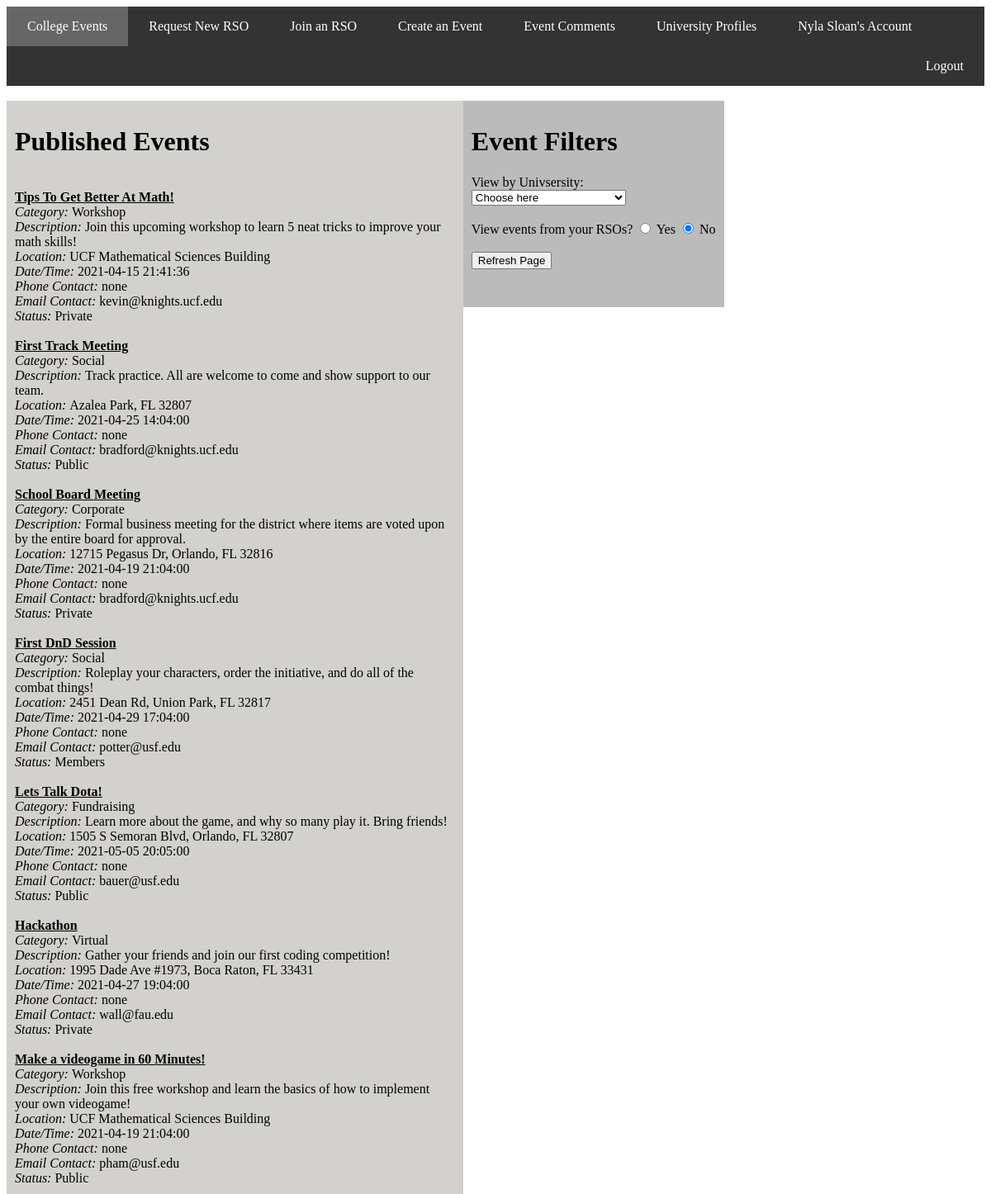
Page /CollegeEvents/index.php (signed in) on the committed database.
### tables this page shows
CREATE TABLE `users` (
  `id` bigint(20) NOT NULL,
  `user_id` bigint(20) NOT NULL,
  `name` varchar(100) NOT NULL,
  `password` varchar(100) NOT NULL,
  `email` varchar(100) NOT NULL,
  `acc_type` varchar(100) NOT NULL,
  `university` varchar(100) NOT NULL,
  `followingRSOs` varchar(1000) NOT NULL
);

CREATE TABLE `events` (
  `id` int(11) NOT NULL,
  `name` varchar(100) NOT NULL,
  `category` varchar(100) NOT NULL,
  `description` varchar(1000) NOT NULL,
  `eventDateTime` timestamp NOT NULL DEFAULT current_timestamp() ON UPDATE current_timestamp(),
  `location` varchar(1000) NOT NULL,
  `phone_num` varchar(13) NOT NULL,
  `email` varchar(100) NOT NULL,
  `university` varchar(100) NOT NULL,
  `status` varchar(50) NOT NULL,
  `approved` varchar(100) NOT NULL,
  `rso_event` varchar(50) NOT NULL
);

### CollegeEvents/functions.php (called while the page is built, shortened)
<?php
function check_login($con){
	if(isset($_SESSION['userID'])){
		$id = $_SESSION['userID'];
		$query = "SELECT * FROM users where user_id = '$id' limit 1";
		$result = mysqli_query($con, $query);
		if($result && mysqli_num_rows($result) > 0){
			$user_data = mysqli_fetch_assoc($result);
			return $user_data;
		}
	}
	die;
}

### CollegeEvents/index.php (the view, shortened to what this page needs)
<?php
		include("connection.php");
		include("functions.php");
		$user_data = check_login($con);
		$string = $user_data['followingRSOs'];
 ?>
 <!DOCTYPE html>
 <html>
 <head>
 </head>
 <body>
	<div class="navbar">
	  <a href="index.php" class="active">College Events</a>
	  <a href="newRSO.php">Request New RSO</a>
	  <a href="joinRSO.php">Join an RSO</a>
	  <a href="newEvent.php">Create an Event</a>
	  <a href="eventComments.php">Event Comments</a>
	  <a href="uniProfile.php">University Profiles</a>
	  <a href="account.php"> <?php echo $user_data['name']; ?>'s Account</a>
	  <a href="logout.php" class="right">Logout</a>
	</div>
	<br>
	<div class="column1" style="background-color:#D3D1CD;">
	    <h1>Published Events</h1>
		    <?php
		    	$query = "SELECT * FROM events WHERE approved='Yes'";
				if($_SERVER['REQUEST_METHOD'] == "POST" ){
					if($_POST['rsoFilter']=='Yes'){
						$result = mysqli_query($con,$query);
						while($rows = mysqli_fetch_assoc($result)){
							$currentRSO = $rows['rso_event'];
							if(str_contains($string, $currentRSO)){
								print "<br><strong><u>" . $rows['name'] . "</u></strong><br>";
								echo "<em>Category: </em>" . $rows['category'] . "<br>";
								echo "<em>Description: </em>" . $rows['description'] . "<br>";
								echo "<em>Location: </em>" . $rows['location'] . "<br>";
								echo "<em>Date/Time: </em>" . $rows['eventDateTime'] . "<br>";
								echo "<em>Phone Contact: </em>" . $rows['phone_num'] . "<br>";
								echo "<em>Email Contact: </em>" . $rows['email'] . "<br>";
								echo "<em>Status: </em>" . $rows['status'] . "<br>";
								if($rows['rso_event'] != 'No'){
									echo "<em>RSO: </em>" . $rows['rso_event'] . "<br>";
								}
							}
						}
					}else{
						if(isset($_POST['uniFilter'])){
							$uniFilter = $_POST['uniFilter'];
							$query = "SELECT * FROM events WHERE approved='Yes' AND university='$uniFilter'";
						}
						$result = mysqli_query($con,$query);
						if(mysqli_num_rows($result) > 0){
							while($data = mysqli_fetch_assoc($result)){
								print "<br><strong><u>" . $data['name'] . "</u></strong><br>";
								echo "<em>Category: </em>" . $data['category'] . "<br>";
								echo "<em>Description: </em>" . $data['description'] . "<br>";
								echo "<em>Location: </em>" . $data['location'] . "<br>";
								echo "<em>Date/Time: </em>" . $data['eventDateTime'] . "<br>";
								echo "<em>Phone Contact: </em>" . $data['phone_num'] . "<br>";
								echo "<em>Email Contact: </em>" . $data['email'] . "<br>";
								echo "<em>Status: </em>" . $data['status'] . "<br>";
							}
						}
					}
				}else{
					$result = mysqli_query($con,$query);
					if(mysqli_num_rows($result) > 0){
						while($data = mysqli_fetch_assoc($result)){
							print "<br><strong><u>" . $data['name'] . "</u></strong><br>";
							echo "<em>Category: </em>" . $data['category'] . "<br>";
							echo "<em>Description: </em>" . $data['description'] . "<br>";
							echo "<em>Location: </em>" . $data['location'] . "<br>";
							echo "<em>Date/Time: </em>" . $data['eventDateTime'] . "<br>";
							echo "<em>Phone Contact: </em>" . $data['phone_num'] . "<br>";
							echo "<em>Email Contact: </em>" . $data['email'] . "<br>";
							echo "<em>Status: </em>" . $data['status'] . "<br>";
						}
					}
				}
	   		?>
 	</div>
 	 <form method="post" class="column2" style="background-color:#bbb;">
	    <h1>Event Filters</h1>
		<label>View by Univsersity: </label>
			<select name="uniFilter">
				<option selected disabled hidden>Choose here</option>
			</select><br><br>
		<label>View events from your RSOs? </label>
			<input type="radio" name="rsoFilter" value="Yes">
			<label>Yes</label>
			<input type="radio" name="rsoFilter" value="No" checked>
			<label>No</label><br><br>
		<input id="button" type="submit" value="Refresh Page")"> <br><br><br>
  	</form>
 </body>
 </html>

### CollegeEvents/index.php (style rules this page uses)
.navbar { overflow: hidden; background-color: #333; position: sticky; position: -webkit-sticky; }
.navbar a { float: left; display: block; color: white; text-align: center; padding: 15px 25px; text-decoration: none; }
.navbar a.active { background-color: #666; color: white; }
.navbar a.right { float: right; }
.column1 { float: left; width: 45%; padding: 10px; }
.column2 { float: left; width: 25%; padding: 10px; }

### rows in the picture
users: name "Nyla Sloan"
events: name "Tips To Get Better At Math!", category "Workshop", description "Join this upcoming workshop to learn 5 neat tricks to improve your math skills!", location "UCF Mathematical Sciences Building", eventDateTime "2021-04-15 21:41:36", phone_num "none", email "kevin@knights.ucf.edu", status "Private"
events: name "First Track Meeting", category "Social", description "Track practice. All are welcome to come and show support to our team.", location "Azalea Park, FL 32807", eventDateTime "2021-04-25 14:04:00", phone_num "none", email "bradford@knights.ucf.edu", status "Public"
events: name "School Board Meeting", category "Corporate", description "Formal business meeting for the district where items are voted upon by the entire board for approval.", location "12715 Pegasus Dr, Orlando, FL 32816", eventDateTime "2021-04-19 21:04:00", phone_num "none", email "bradford@knights.ucf.edu", status "Private"
events: name "First DnD Session", category "Social", description "Roleplay your characters, order the initiative, and do all of the combat things!", location "2451 Dean Rd, Union Park, FL 32817", eventDateTime "2021-04-29 17:04:00", phone_num "none", email "potter@usf.edu", status "Members"
events: name "Lets Talk Dota!", category "Fundraising", description "Learn more about the game, and why so many play it. Bring friends!", location "1505 S Semoran Blvd, Orlando, FL 32807", eventDateTime "2021-05-05 20:05:00", phone_num "none", email "bauer@usf.edu", status "Public"
events: name "Hackathon", category "Virtual", description "Gather your friends and join our first coding competition!", location "1995 Dade Ave #1973, Boca Raton, FL 33431", eventDateTime "2021-04-27 19:04:00", phone_num "none", email "wall@fau.edu", status "Private"
events: name "Make a videogame in 60 Minutes!", category "Workshop", description "Join this free workshop and learn the basics of how to implement your own videogame!", location "UCF Mathematical Sciences Building", eventDateTime "2021-04-19 21:04:00", phone_num "none", email "pham@usf.edu", status "Public"
